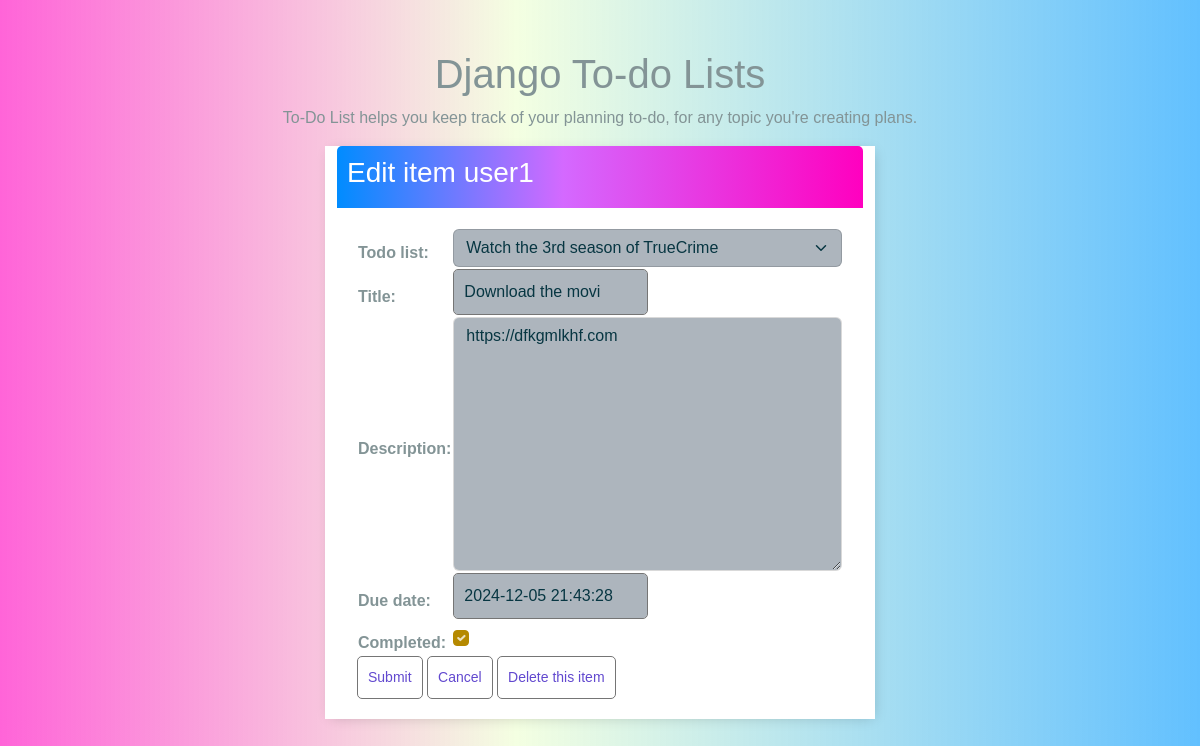
Screenshot of /list/8/item/8/ with the database file from the repository.
### todo_app/models.py (models this page shows, shortened)
class ToDoItem(models.Model):
    title = models.CharField(max_length=100)
    description = models.TextField(null=True, blank=True)
    created_date = models.DateTimeField(auto_now_add=True)
    due_date = models.DateTimeField(default=one_week_hence)
    completed = models.BooleanField(default=False)
    todo_list = models.ForeignKey(ToDoList, on_delete=models.CASCADE)
    class Meta:
        ordering = ["due_date"]

class ToDoList(models.Model):
    title = models.CharField(max_length=100, unique=True)
    user = models.ForeignKey(User, on_delete=models.CASCADE, null=False, blank=False)
    def __str__(self):
        return self.title

### todo_app/views.py (the view, shortened to what this page needs)
# urls.py: path("list/<int:list_id>/item/<int:pk>/", views.ItemUpdate.as_view(), name="item-update"),
class ItemUpdate(UpdateView):
    model = ToDoItem
    fields = [
        "todo_list",
        "title",
        "description",
        "due_date",
        "completed",
    ]
    def get_context_data(self):
        context = super().get_context_data()
        context["todo_list"] = self.object.todo_list
        context["title"] = "Edit item " + str(self.object.todo_list.user)
        return context

### todo_app/templates/todo_app/todoitem_form.html (shortened to what this page needs)
{% extends "base.html" %}
{% block content %}
<div class="header-bar">
    <h3>{{ title }}</h3>
</div>
<div class="card-body">
    <form method="post">
        <table>
         {{ form.as_table }}
        </table>
        <input class="button" type="submit" value="Submit">
        <input class="button" value="Cancel" type="button" onclick="location.href='{% url 'todo_app:list' todo_list.id %}'">
        {% if object %}
        <input class="button" value="Delete this item" type="button"
               onclick="location.href='{% url 'todo_app:item-delete' todo_list.id object.id %}'">
        {% endif %}
    </form>
</div>
{% endblock %}

### todo_app/templates/base.html (style rules this page uses)
body { background: linear-gradient(90deg, #ff00bf9b 0%, #c6ff6932 43%, #0099ff9d 100%); font-family: 'Nunito', sans-serif; padding-top: 50px; }
.header-bar { display: flex; color: #fff; padding: 10px; border-radius: 5px 5px 0 0; background: linear-gradient(90deg, #008cff 0%, #d469ff 43%, #ff00bf 100%); }
h1, h2, h3, h4, h5, h6 { font-family: 'Raleway', sans-serif; }
input[type=text], input[type=password], textarea { border: 1px solid #757575; border-radius: 5px; padding: 10px; width: 50%; }
label { padding-top: 10px !important; display: block; }
::placeholder { font-weight: 300; opacity: 0.5; }
.button { border: 1px solid #757575; background-color: #FFF; color: #6249cf; padding: 10px; font-size: 14px; border-radius: 5px; cursor: pointer; }
.card-body { padding: 20px; }

### rows the page displays
ToDoItem: todo_list "Watch the 3rd season of TrueCrime", description "https://dfkgmlkhf.com", due_date "2024-12-05 21:43:28", completed "☑"
ToDoList: title "Download the movi"
ToDoList: id "Cancel", id "Delete this item"

### other values shown
{{ title }} "Edit item user1"
